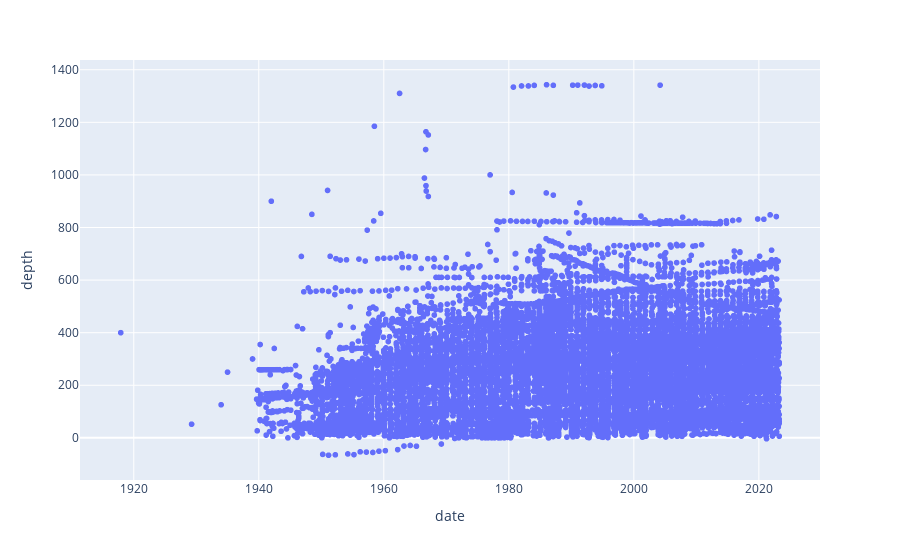

Write notebook code for a chart like this one.
### Code cell
import plotly.express as px

fig=px.scatter(merged_data_filtered, x='date',y='depth')
fig.show()

### Figure 1 — Plotly figure (JSON) as saved in the notebook; plotly's stock layout.template omitted (floating-point values rounded to 4 significant figures; data arrays with more than 128 entries replaced by an {"elided": "..."} marker saying what was removed)
{"data": [{"hovertemplate": "date=%{x}<br>depth=%{y}<extra></extra>", "legendgroup": "", "marker": {"color": "#636efa", "symbol": "circle"}, "mode": "markers", "name": "", "showlegend": false, "type": "scattergl", "x": {"elided": "19595 str values"}, "xaxis": "x", "y": {"elided": "19595 float values"}, "yaxis": "y"}], "layout": {"legend": {"tracegroupgap": 0}, "margin": {"t": 60}, "xaxis": {"anchor": "y", "domain": [0, 1], "title": {"text": "date"}}, "yaxis": {"anchor": "x", "domain": [0, 1], "title": {"text": "depth"}}}}
